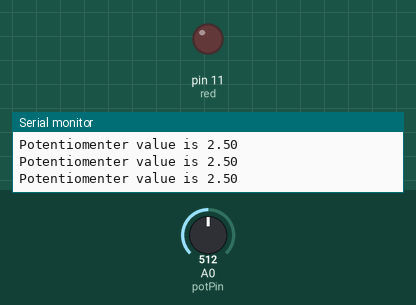
A sketch run on a simulated Arduino Uno, built with avr-gcc and run on an emulated ATmega328P. On the bench: output pins drawn as LEDs (lit = HIGH), the last lines printed to the serial monitor. The inputs (shaded band) are chosen by the test bench; at power-on: A0 (potPin) = 512.

Above: at 1.2 s.
1.3 s: A0 (potPin) set to 811
2.8 s: A0 (potPin) set to 833
At 3.2 s:
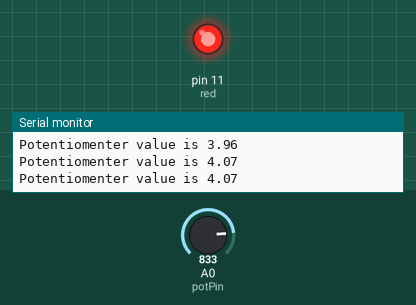
4.3 s: A0 (potPin) set to 716
At 5.6 s:
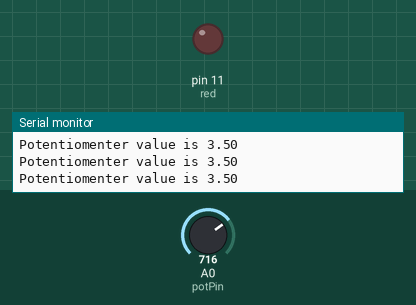
5.9 s: A0 (potPin) set to 900
At 7.2 s:
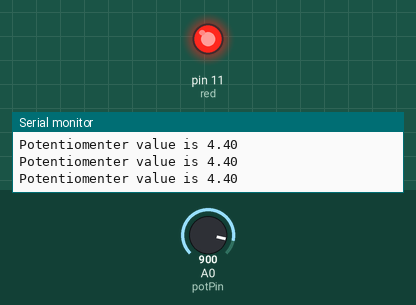
Timing chart, 0 to 8.5 s (numbered marks = the images above; inputs shaded):
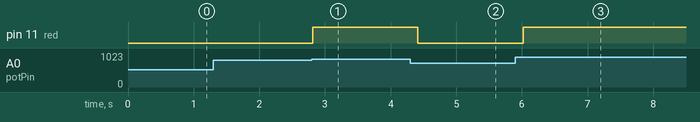

Measured:
- the behaviour switches between 818 and 819 on A0 (potPin) (found by bisection; images 0 and 1)
- after the input at 2.8 s, pin 11 (red): LOW → HIGH at once
- after the input at 4.3 s, pin 11 (red): HIGH → LOW after 0.12 s
- after the input at 5.9 s, pin 11 (red): LOW → HIGH after 0.12 s

The sketch:

if_1.ino
```cpp
int potPin  = A0;
int readVal;
float V2;
int s_delay = 200;
int red = 11;

void setup() {
  Serial.begin(9600);
 pinMode(potPin, INPUT);
 pinMode(red, OUTPUT);

}
void loop() {
  readVal = analogRead(potPin);
  V2 = (5./1023.)*readVal;
  Serial.print("Potentiomenter value is ");
  Serial.println(V2);

  if( V2 > 4.0){
    digitalWrite(red, HIGH);
    }
   if(V2 < 4.0){
      digitalWrite(red, LOW);
    }
    delay(s_delay);
    }
```
